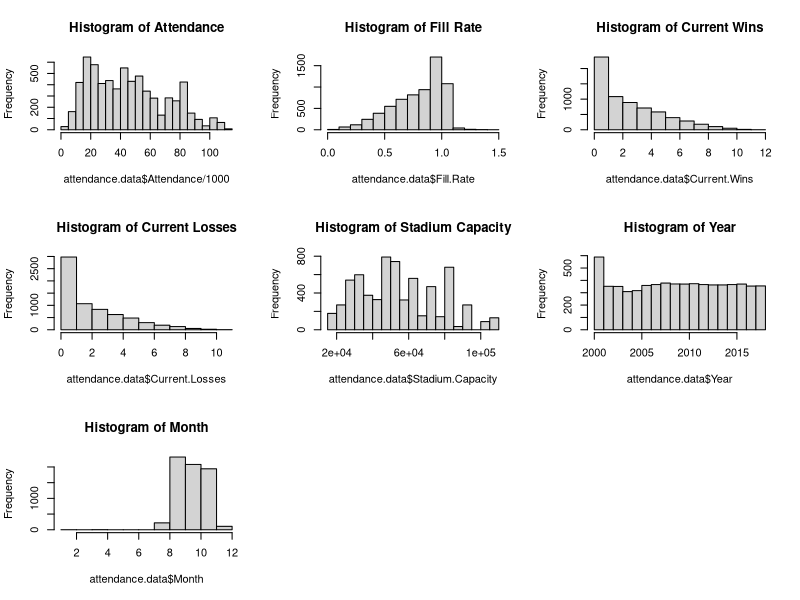
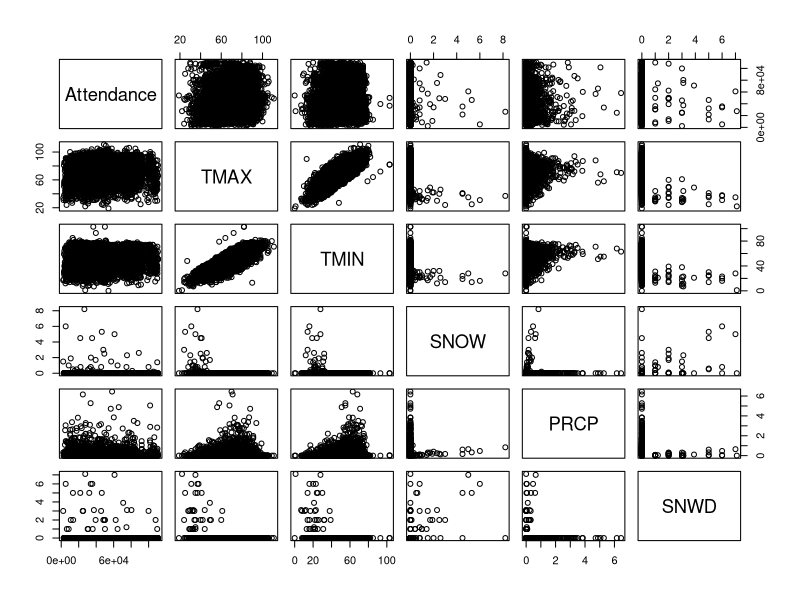
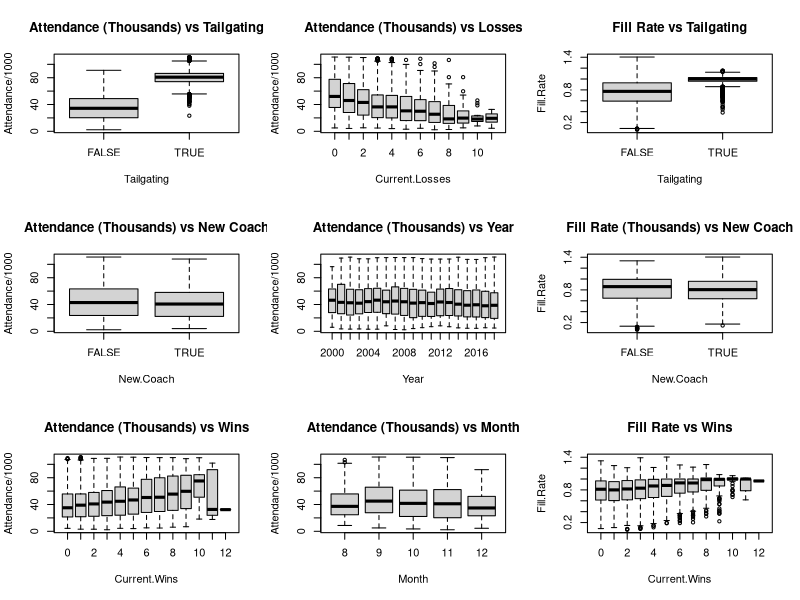
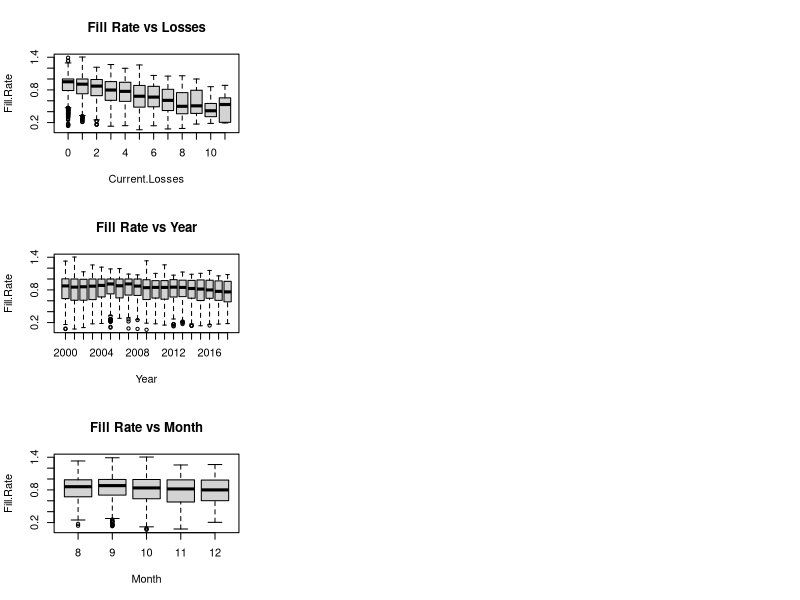

Here is the R script that generated these plots, in order:
## ---- chunk 1
# General set-up for the report.
# I find this useful, but you may improve upon, ignore, or remove
#  (possibly at your own peril).
# Tasks accomplished:
# Don't print out code
# Save results so that code blocks aren't re-run unless code
# changes (cache), _or_ a relevant earlier code block changed (autodep),
# don't clutter R output with messages or warnings (message, warning)
library(MASS)
library(knitr)
library(tidyverse)
library(dplyr)
library(ggthemes)
library(gridExtra)
opts_chunk$set(echo=FALSE,
               cache=TRUE, autodep=TRUE,
               message=FALSE, warning=FALSE)
# Turn off meaningless clutter in summary() output
options(show.signif.stars=FALSE)
## ---- chunk 2
attendance.data = read.csv("CFBeattendance.csv")
newtime = str_split(attendance.data$Time, ":")
## ---- chunk 3
quantile(attendance.data$Attendance, c(0.25, 0.5, 0.75), type = 1, na.rm = TRUE)
## ---- chunk 4
par(mfrow = c(3,3))
hist(attendance.data$Attendance/1000, breaks = 24,
     main = "Histogram of Attendance")
hist(attendance.data$Fill.Rate, main = "Histogram of Fill Rate")
hist(attendance.data$Current.Wins, main = "Histogram of Current Wins")
hist(attendance.data$Current.Losses, main = "Histogram of Current Losses")
hist(attendance.data$Stadium.Capacity, main = "Histogram of Stadium Capacity")
hist(attendance.data$Year, main = "Histogram of Year")
hist(attendance.data$Month, main = "Histogram of Month")
## ---- chunk 5
attendance.data = attendance.data[-c(5436,5443,5450,5457),]
## ---- chunk 6
attendance.data[4424, 24] = 12

rutgers = attendance.data[which(attendance.data$Team=="Rutgers"),]
yr = 2000
while(yr<2013){
        rutgers$Conference[which(rutgers$Year==yr)] = "Big East"
        yr = yr+1
}
attendance.data$Conference[which(attendance.data$Team=="Rutgers")] = rutgers$Conference
## ---- chunk 7
pairs(Attendance~TMAX+TMIN+SNOW+PRCP+SNWD, data=attendance.data)#weather
## ---- chunk 8

boxplot(Attendance/1000~Tailgating,data=attendance.data,
        main = "Attendance (Thousands) vs Tailgating")
boxplot(Attendance/1000~New.Coach,data=attendance.data,
        main = "Attendance (Thousands) vs New Coach")
boxplot(Attendance/1000~Current.Wins,data=attendance.data,
        main = "Attendance (Thousands) vs Wins")
boxplot(Attendance/1000~Current.Losses,data=attendance.data,
        main = "Attendance (Thousands) vs Losses")
boxplot(Attendance/1000~Year, notch=FALSE, varwidth=FALSE, data=attendance.data,
        main = "Attendance (Thousands) vs Year")
boxplot(Attendance/1000~Month,data=attendance.data,
        main = "Attendance (Thousands) vs Month")

boxplot(Fill.Rate~Tailgating,data=attendance.data,
        main = "Fill Rate vs Tailgating")
boxplot(Fill.Rate~New.Coach,data=attendance.data,
        main = "Fill Rate (Thousands) vs New Coach")
boxplot(Fill.Rate~Current.Wins,data=attendance.data,
        main = "Fill Rate vs Wins")
boxplot(Fill.Rate~Current.Losses,data=attendance.data,
        main = "Fill Rate vs Losses")
boxplot(Fill.Rate~Year, notch=FALSE, varwidth=FALSE, data=attendance.data,
        main = "Fill Rate vs Year")
boxplot(Fill.Rate~Month,data=attendance.data,
        main = "Fill Rate vs Month")
